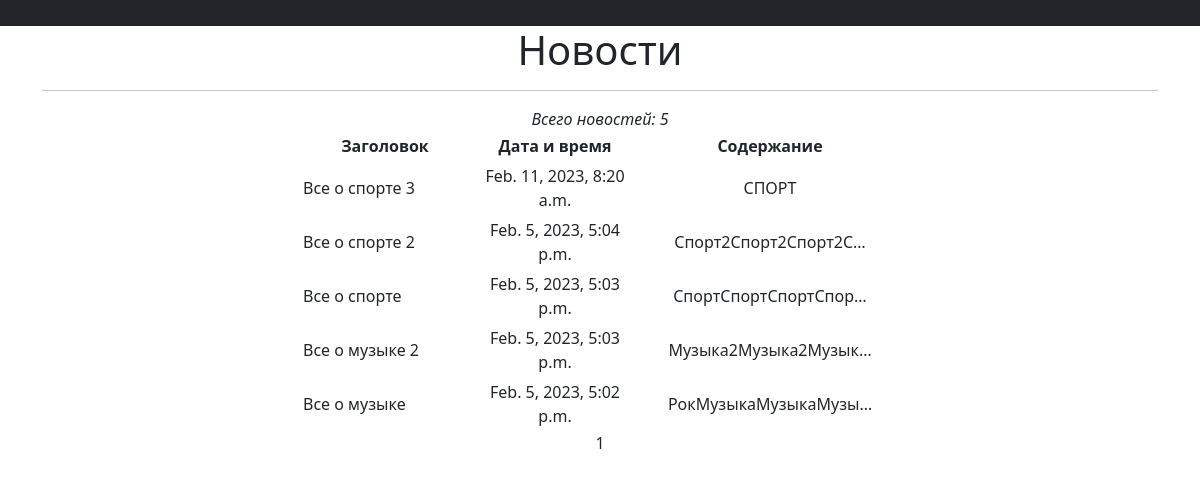
Page /news/ on the committed database.
### news/models.py (models this page shows, shortened)
class Post(models.Model):
    news = 'NW'
    article = 'AR'
    TYPES = [
        (news, 'новость'),
        (article, 'статья'),
    ]
    author = models.ForeignKey(Author, on_delete=models.CASCADE)
    type = models.CharField(max_length=2, choices=TYPES, default=news)
    datetime_in = models.DateTimeField(auto_now_add=True)
    category = models.ManyToManyField(Category, through='PostCategory')
    title = models.TextField()
    text = models.TextField()
    rating = models.IntegerField(default=0)

### news/views.py (the view)
# urls.py: path('', cache_page(60)(PostsList.as_view()), name='post_list'),
class PostsList(ListView):
    model = Post
    ordering = '-datetime_in'
    template_name = 'news.html'
    context_object_name = 'posts'
    paginate_by = 10
    def get_context_data(self, **kwargs):
        context = super().get_context_data(**kwargs)
        return context

### news/templatetags/custom_filters.py (called while the page is built)
@register.filter()
def censor(text):
    words = ('дурак', 'идиот', 'редиска')
    words_list = ''
    try:
        if type(text) == str:
            words_list = text.split()
            for n in range(len(words_list)):
                word = words_list[n]
                for m in range(len(words)):
                    if word.lower().find(words[m]) == 0:
                        words_list[n] = word.replace(words[m][1:], ''.join(['*' for i in range(len(words[m][1:]))]))
        else:
            raise ValueError(f'"{text}" is not string!')
    except ValueError as e:
        print("Censor error: " + e)
    return ' '.join(words_list)

### templates/news.html (shortened to what this page needs)
{% extends 'flatpages/default.html' %}
{% load custom_filters %}
{% load custom_tags %}
{% block content %}
   <h1>Новости</h1>
   <hr>
   {% if posts %}
       <em>Всего новостей: {{ posts|length }}</em>
       <table align="center" width="600" cellpadding="3">
           <tr>
               <th> Заголовок </th>
               <th> Дата и время </th>
               <th> Содержание </th>
           </tr>
           {% for post in posts %}
               <tr align="left">
                   <td width="170"> {{ post.title|censor }} </td>
                   <td align="center" width="170"> {{ post.datetime_in }} </td>
                   <td align="center"> {{ post.text|truncatechars:20|censor }} </td>
               </tr>
           {% endfor %}
       </table>
   {% else %}
       <h2>К сожалению, нет ни одной новости...</h2>
   {% endif %}
   {{ page_obj.number }}
{% endblock content %}

### rows in the picture
Post: title|censor "Все о спорте 3", datetime_in "Feb. 11, 2023, 8:20 a.m.", text|censor "СПОРТ"
Post: title|censor "Все о спорте 2", datetime_in "Feb. 5, 2023, 5:04 p.m.", text|censor "Спорт2Спорт2Спорт2С…"
Post: title|censor "Все о спорте", datetime_in "Feb. 5, 2023, 5:03 p.m.", text|censor "СпортСпортСпортСпор…"
Post: title|censor "Все о музыке 2", datetime_in "Feb. 5, 2023, 5:03 p.m.", text|censor "Музыка2Музыка2Музык…"
Post: title|censor "Все о музыке", datetime_in "Feb. 5, 2023, 5:02 p.m.", text|censor "РокМузыкаМузыкаМузы…"

### other values in the picture
{{ posts|length }} "5"
{{ page_obj.number }} "1"
